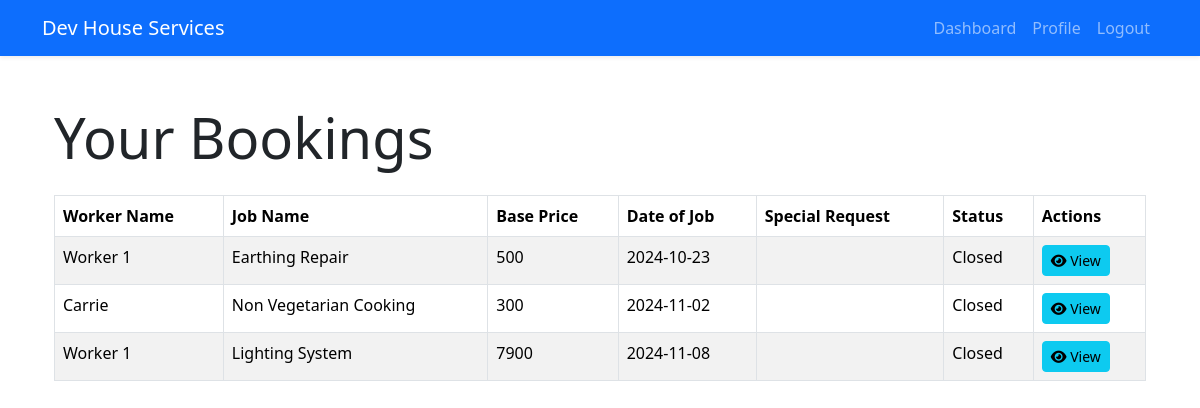
Page /user_bookings/2 (signed in) on the committed database.
### models.py (models this page shows, shortened)
class Request(db.Model):
    id = db.Column(db.Integer, primary_key=True)
    date_sent = db.Column(db.Date, default=func.current_date())
    date_of_job = db.Column(db.Date)
    service_id = db.Column(db.Integer, db.ForeignKey('services.id'), nullable=True)
    worker_id = db.Column(db.Integer, db.ForeignKey('worker.id'), nullable=True)
    user_id = db.Column(db.Integer, db.ForeignKey('user.id'), nullable=True)
    status = db.Column(db.String(20), default="Pending")
    job_id = db.Column(db.Integer, db.ForeignKey('job.id'), nullable=True)
    special_instructions = db.Column(db.String(255), nullable=True)

class Worker(db.Model):
    id = db.Column(db.Integer, primary_key=True)
    username = db.Column(db.String(36), unique=True, nullable=False)
    passhash = db.Column(db.String(256), nullable=False)
    name = db.Column(db.String(36), nullable=True)
    age = db.Column(db.Integer, nullable=False)
    service_id = db.Column(db.Integer, db.ForeignKey('services.id'), nullable=True)
    experience = db.Column(db.Integer, nullable=True)
    date_of_join = db.Column(db.Date, default=func.current_date())
    contact = db.Column(db.String(15), nullable=False)
    email = db.Column(db.String(120), nullable=False, unique=True)
    address = db.Column(db.String(100), nullable=False)
    pin = db.Column(db.String(10), nullable=False)
    description = db.Column(db.String(200), nullable=True)
    jobs = db.relationship('Job', backref='worker', lazy=True)
    requests = db.relationship('Request', backref='worker', lazy=True)
    rating = db.Column(db.Float, default=0.0)
    rating_count = db.Column(db.Integer, default=0)

class Job(db.Model):
    id = db.Column(db.Integer, primary_key=True)
    name = db.Column(db.String(36), unique=True, nullable=False)
    bp = db.Column(db.Integer, nullable=True)
    approved = db.Column(db.String(10), default="False")
    worker_id = db.Column(db.Integer, db.ForeignKey('worker.id'), nullable=True)
    requests = db.relationship('Request', backref='job', lazy=True)
    rating = db.Column(db.Float, default=0.0)
    rating_count = db.Column(db.Integer, default=0)

### routs.py (the view)
@app.route('/user_bookings/<int:user_id>')
@auth_required
def user_bookings(user_id):
    services = Services.query.all()
    requests = Request.query.filter_by(user_id=user_id).all()  # Fixed to use user_id
    status_order = {'Approved': 0, 'Pending': 1, 'Closed': 2, 'Rejected': 3}
    sorted_requests = sorted(requests, key=lambda request: status_order.get(request.status, 4))
    user = User.query.get(user_id)
    return render_template("user/my_bookings.html", user=user, services=services, requests=sorted_requests)

### routs.py (called while the page is built)
def auth_required(func):
    @wraps(func)
    def inner(*args, **kwargs):
        if 'user_id' in session:
            return func(*args, **kwargs)
        else:
            flash('Please login to continue')
            return redirect(url_for('login'))
    return inner

### templates/user/my_bookings.html (shortened to what this page needs)
{% extends 'layout.html' %}
{% block content %}
    <div class="container my-5">
        <h1 class="display-4 my-4">Your Bookings</h1>
        <div class="table-responsive">
            <table class="table table-striped table-bordered">
                <thead class="thead-dark">
                    <tr>
                        <th>Worker Name</th>
                        <th>Job Name</th>
                        <th>Base Price</th>
                        <th>Date of Job</th>
                        <th>Special Request</th>
                        <th>Status</th>
                        <th>Actions</th>
                    </tr>
                </thead>
                <tbody>
                    {% for request in requests %}
                        <tr>
                            <td>{{ request.worker.name }}</td>
                            <td>{{ request.job.name }}</td>
                            <td>{{ request.job.bp }}</td>
                            <td>{{ request.date_of_job }}</td>
                            <td>{{ request.special_instructions }}</td>
                            <td>{{ request.status }}</td>
                            <td>
                                <a href="{{ url_for('view_request', request_id=request.id) }}" class="btn btn-sm btn-info">
                                    <i class="fa fa-eye" aria-hidden="true"></i> View
                                </a>
                            </td>
                        </tr>
                    {% endfor %}
                </tbody>
            </table>
        </div>
    </div>
{% endblock %}

### rows in the picture
Request: worker.name "Worker 1", job.name "Earthing Repair", job.bp "500", date_of_job "2024-10-23", status "Closed"
Request: worker.name "Carrie", job.name "Non Vegetarian Cooking", job.bp "300", date_of_job "2024-11-02", status "Closed"
Request: worker.name "Worker 1", job.name "Lighting System", job.bp "7900", date_of_job "2024-11-08", status "Closed"
